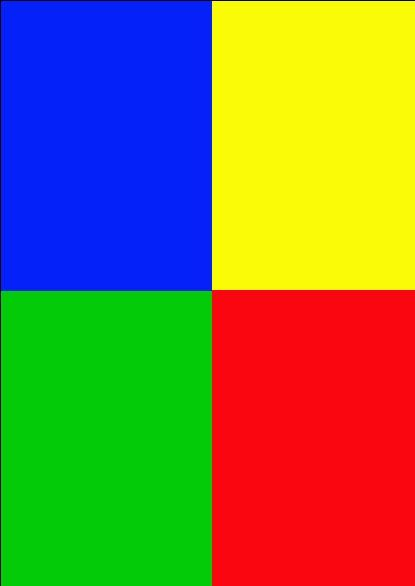
#> input picture images/RGBY.jpg, 415 x 586 px
$ python 11_Reading_Images_Splitting_Channels_Resizing_using_OpenCV_in_Python.py
#> lines starting #> are read from the running program, lines starting #| are printed output that depends on the picture
# This library is dedicated for opencv types of applications. It can be images
# real-time videos etc

# It is used for many types of applications like facial recognition, object detection,
# motion tracking, OCR etc

import cv2

img= cv2.imread("images/RGBY.jpg",1)
#> img is the input picture: shape (586, 415, 3); mean B, G, R 70.6, 122.3, 124.1

print(img.shape)
#| (586, 415, 3)
print("TOP LEFT", img[0,0])
#| TOP LEFT [38  3  0]
print("TOP RIGHT", img[0,414])
#| TOP RIGHT [ 0 20 21]
print("BOTTOM LEFT", img[585,0])
#| BOTTOM LEFT [ 0 55  0]
print("BOTTOM RIGHT", img[585,414])
#| BOTTOM RIGHT [ 16   6 250]

# In opencv when we read color images then convention is BGR, not RGB.

# blue=img[:,:,0]
# green=img[:,:,1]
# red=img[:,:,2]

blue,green,red = cv2.split(img)
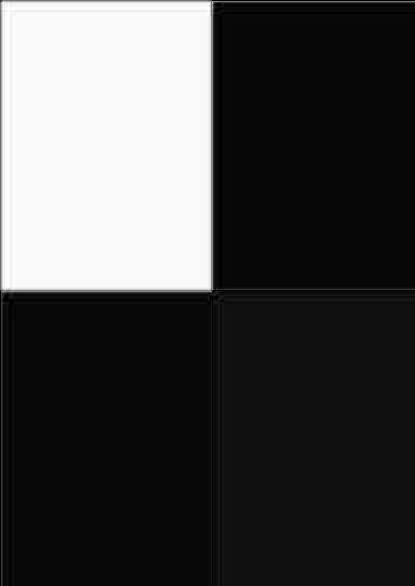
#> blue: shape (586, 415); min 0, max 255, mean 70.6
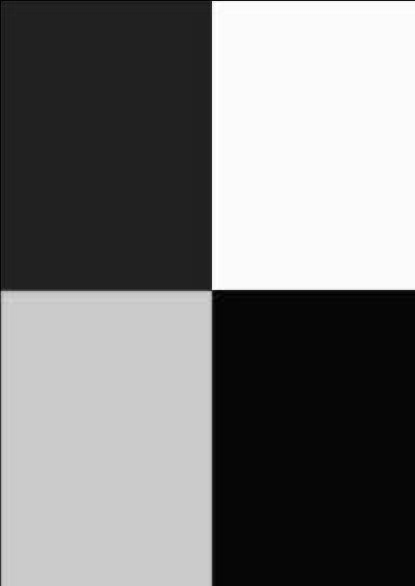
#> green: shape (586, 415); min 0, max 255, mean 122.3
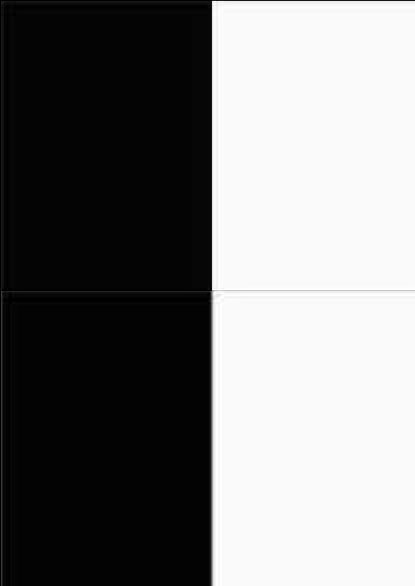
#> red: shape (586, 415); min 0, max 255, mean 124.1

# [10 lines of commented-out code are left out]

img=cv2.imread("images/monkey.jpg",1)
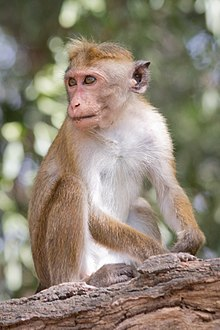
#> input picture images/monkey.jpg, 220 x 330 px
#> img is the input picture: shape (330, 220, 3); mean B, G, R 116.5, 132.2, 143.4

resized_img=cv2.resize(img,None,fx=2,fy=2,interpolation=cv2.INTER_CUBIC)
cv2.imshow("original image",img)
cv2.imshow("resized image",resized_img)
cv2.waitKey(0)
cv2.destroyAllWindows()
